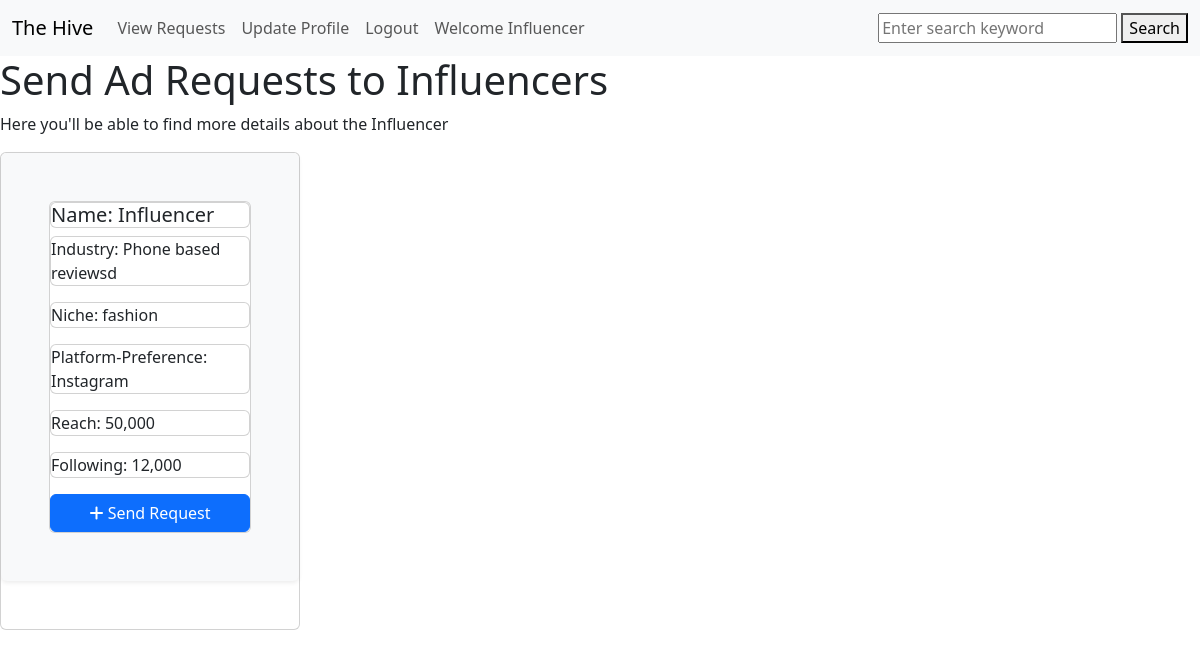
The page /ad_request (signed in) on the database as committed earlier.
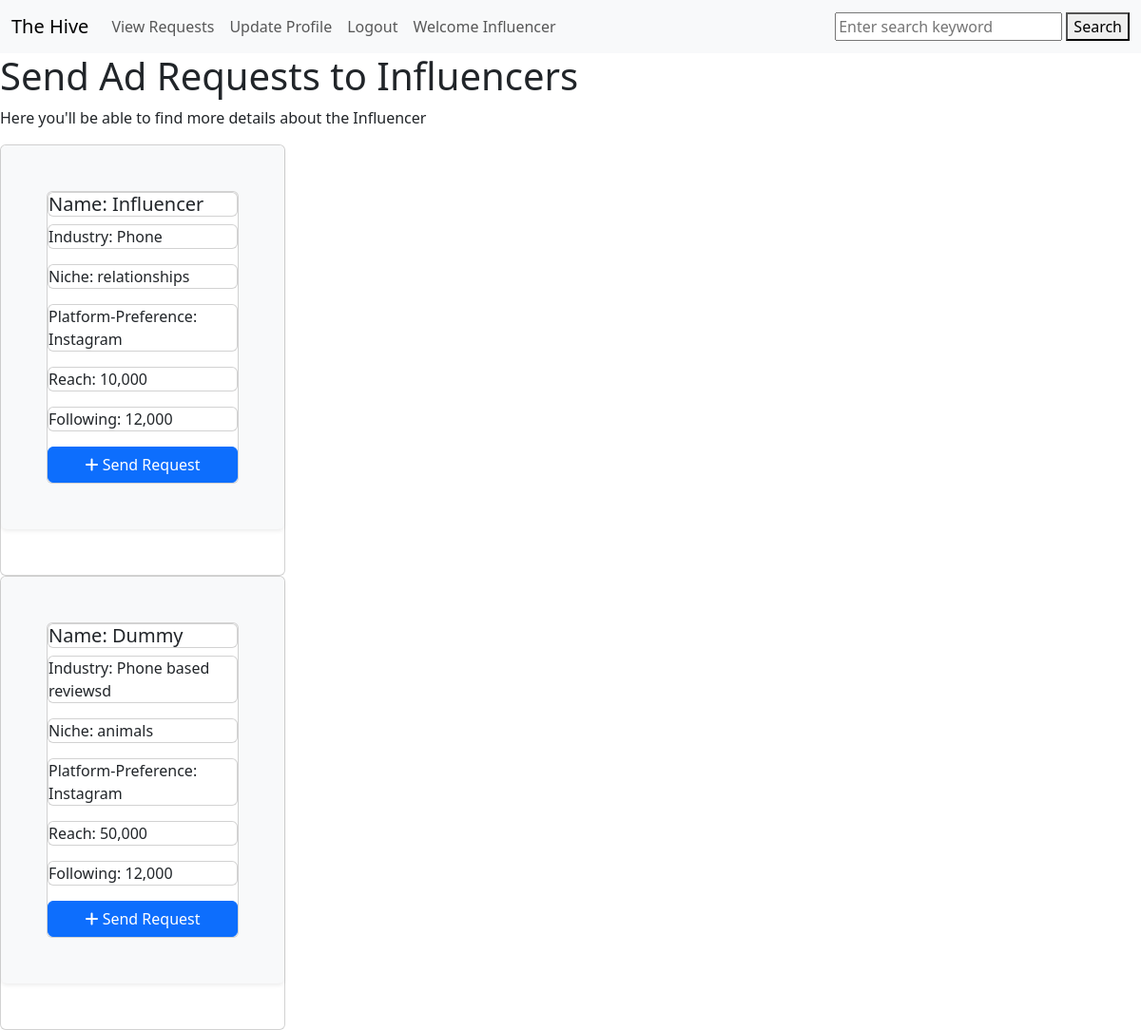
The same page on the database as committed later.
### application/model.py (models this page shows, shortened)
class Influencer(db.Model):
    id = db.Column(db.Integer, primary_key = True, autoincrement = True)
    name = db.Column(db.String(225), db.ForeignKey(User.username))
    user_id = db.Column(db.Integer, db.ForeignKey(User.id))
    industry = db.Column(db.String(80), nullable = False)
    niche = db.Column(db.String(80), nullable = False)
    platform_preference = db.Column(db.String(80), nullable = False)
    reach = db.Column(db.Integer, nullable = False)
    following = db.Column(db.Integer, nullable = False)
    email_id = db.Column(db.String(225), db.ForeignKey(User.email))

### application/routes.py (the view)
@app.route('/ad_request')  #View Influencers from Sponsor
def ad_request():
    user = session['username']
    get_user = User.query.filter_by(username = user).first()
    userid = get_user.id
    getspons_id = Sponsor.query.filter_by(user_id = userid).first()
    spons_id = getspons_id
    inf = Influencer.query.all()
    return render_template('ad_request.html', influencer = inf)

### templates/ad_request.html (shortened to what this page needs)
{% extends 'base_with_navbar.html' %}
{% block content %}
<h1>Send Ad Requests to Influencers</h1>
<p>Here you'll be able to find more details about the Influencer</p>
{% for inf in influencer %}
    <div class="card col-3">
        <div class="shadow-sm p-5 mb-5 bg-body-tertiary rounded">
            <div class="card body">
                <h5 class="card name">Name: {{inf.name}}</h5>
                <p class ="card industry">Industry: {{inf.industry}}</p>
                <p class = 'card niche'>Niche: {{inf.niche}}</p>
                <p class = 'card platform_preference'>Platform-Preference: {{inf.platform_preference}}</p>
                <p class = 'card reach'>Reach: {{inf.reach}}</p>
                <p class = 'card following'>Following: {{inf.following}}</p>
                <a href="/send_request_inf/{{ inf.id }}" id = inf.id}} class="btn btn-primary">
                    <i class="fas fa-plus"></i>
                    Send Request
                </a>
            </div>
        </div>
    </div>
{% endfor %}
{% endblock content %}

### templates/base_with_navbar.html (shortened to what this page needs)
{% extends 'base.html' %}
{% block body %}
{% include 'Navbar.html' %}
{% block content %}
{% endblock content %}
{% endblock body %}

### templates/base.html (shortened to what this page needs)
<!DOCTYPE html>
<html lang="en">
<head>
    <link rel="stylesheet" href="https://cdnjs.cloudflare.com/ajax/libs/font-awesome/6.6.0/css/all.min.css" />
    <link href="https://cdn.jsdelivr.net/npm/bootstrap@5.3.3/dist/css/bootstrap.min.css" rel="stylesheet">
</head>
<body>
    <script src="https://cdn.jsdelivr.net/npm/bootstrap@5.3.3/dist/js/bootstrap.bundle.min.js"></script>    {% block body %}
    {% endblock body %}
</body>
</html>

### templates/Navbar.html (shortened to what this page needs)
<nav class="navbar navbar-expand-lg bg-body-tertiary">
    <div class="container-fluid">
        {% if session['Role'] == 'Sponsor'%}
            <a class="navbar-brand h-1" href={{ url_for('spo_home')}}>The Hive</a>
        {% elif session['Role']=='Influencer' %}
            <a class="navbar-brand h-1" href={{ url_for('inf_home')}}>The Hive</a>
        {% elif session['Role']=='admin' %}
            <a class="navbar-brand h-1" href={{ url_for('admin_home')}}>The Hive</a>
        {% elif session['Role'] != 'Sponsor' or session['Role']  != 'Influencer'  %}
            <a class="navbar-brand h-1" href={{ url_for('home_page')}}>The Hive</a>
        {% endif %}
    <div class="collapse navbar-collapse" id="navbarSupportedContent">
        <ul class="navbar-nav me-auto mb-2 mb-lg-0">
        {% if session['username'] %}
            {% if session['Role'] == 'Sponsor' %}
            <li class="nav-item">
                <a class="nav-link" href={{ url_for('ad_request')}}>Send Requests</a>
            </li>
            <li class="nav-item">
                <a class="nav-link" href={{ url_for('view_requests')}}>View Requests</a>
            </li>
            {% elif session['Role']== 'Influencer' %}
            <li class="nav-item">
                <a class="nav-link" href={{ url_for('view_requests')}}> View Requests</a>
            </li>
            <li class="nav-item">
                <a class="nav-link" href={{ url_for('inf_update')}}> Update Profile</a>
            </li>
            {% endif %}
            <li class="nav-item">
                <a class="nav-link" href={{ url_for('logout')}}>Logout</a>
            </li>
            <li class="nav-item">
                <a class="nav-link" >Welcome {{ session['username'] }}</a>
            </li>
        {% endif %}
        </ul>
        <form action="{{ url_for('search') }}" method="POST">
            <input type="text" name="search" placeholder="Enter search keyword">
            <button type="submit">Search</button>
        </form>
      </div>
    </div>
  </nav>

Rows that differ between the two databases and show on the page:
changed Influencer "Influencer": industry "Phone based reviewsd" → "Phone"; niche "fashion" → "relationships"; reach "50,000" → "10,000"
added Influencer: name "Dummy", industry "Phone based reviewsd", niche "animals", platform_preference "Instagram", reach "50,000", following "12,000"
